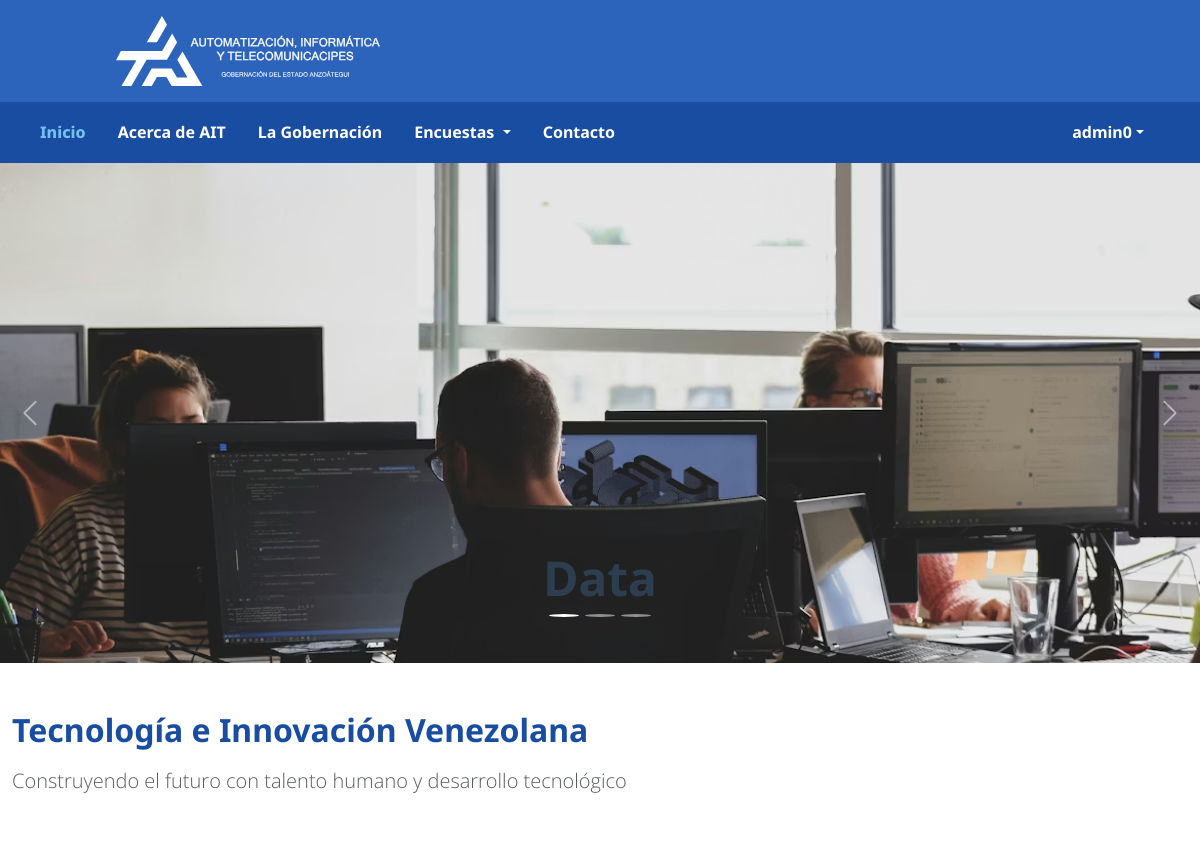
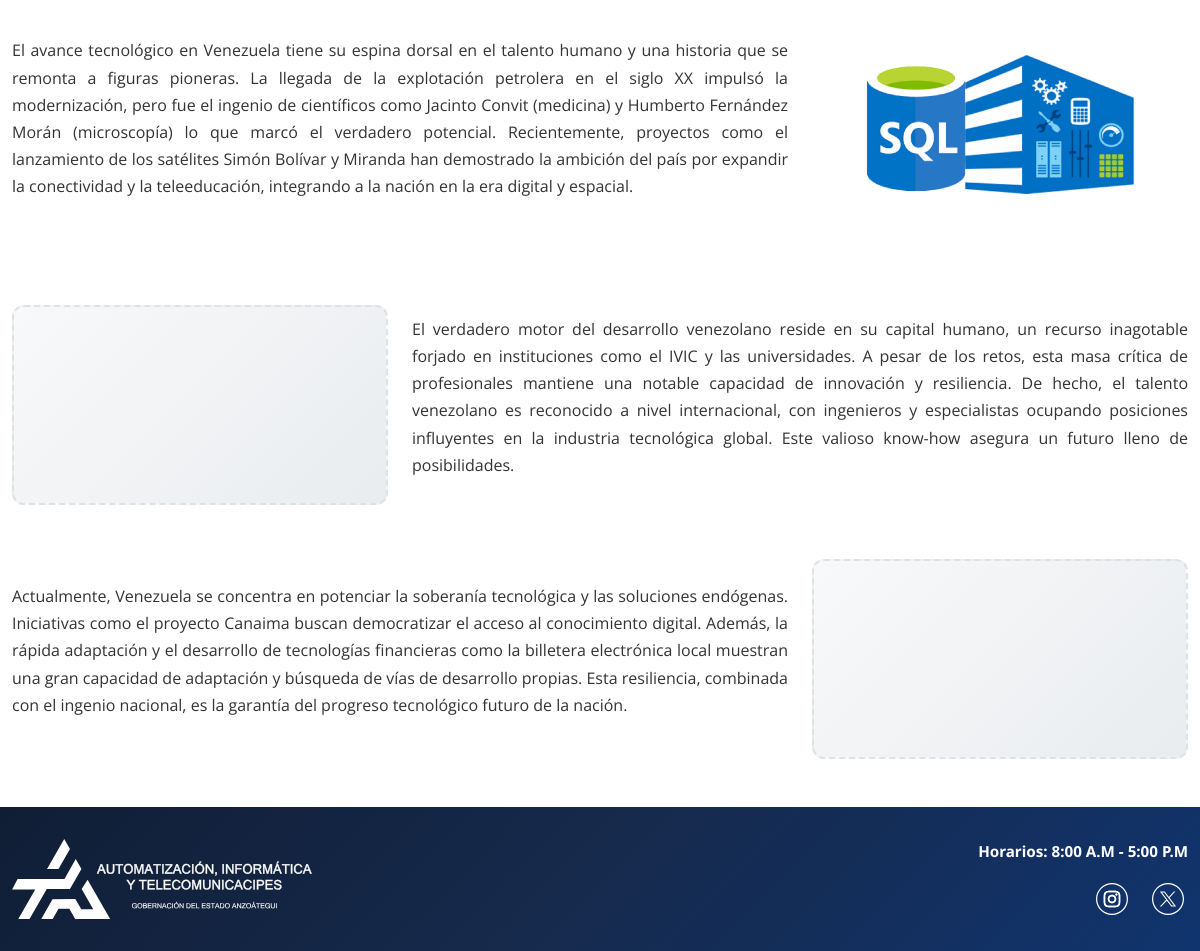
Screenshot of / (signed in) with the database file from the repository (2 pictures, top to bottom).
### model_poll/models.py (models this page shows, shortened)
class User(AbstractUser):
    full_name = models.CharField(max_length=255, blank=True, default='')
    profile_image = models.ImageField(upload_to='profiles/', blank=True, null=True)
    rol = models.ForeignKey(Rol, on_delete=models.SET_NULL, null=True, blank=True, related_name="usuarios")

class SiteContent(models.Model):
    class ContentType(models.TextChoices):
        HOME_IMAGE = 'HOME_IMAGE', 'Imagen de Inicio'
        ABOUT_IMAGE = 'ABOUT_IMAGE', 'Imagen de Acerca de'
        CAROUSEL_SLIDE = 'CAROUSEL_SLIDE', 'Slide del Carousel'
        LIVE_STREAM = 'LIVE_STREAM', 'Enlace de Transmisión en Vivo'
    content_type = models.CharField(max_length=20, choices=ContentType.choices)
    title = models.CharField(max_length=200, help_text="Título o descripción del contenido")
    image = models.ImageField(upload_to='content/', blank=True, null=True)
    link_url = models.URLField(blank=True, null=True, help_text="URL de redirección (opcional)")
    description = models.TextField(blank=True, null=True, help_text="Descripción adicional")
    is_active = models.BooleanField(default=True)
    order = models.PositiveIntegerField(default=0, help_text="Orden de visualización")
    created_by = models.ForeignKey(settings.AUTH_USER_MODEL, on_delete=models.SET_NULL, null=True)
    created_at = models.DateTimeField(auto_now_add=True)
    updated_at = models.DateTimeField(auto_now=True)
    class Meta:
        ordering = ['content_type', 'order']
        verbose_name = 'Contenido del Sitio'
        verbose_name_plural = 'Contenidos del Sitio'

### pages/views.py (the view)
# urls.py: 2. Add a URL to urlpatterns:  path('', views.home, name='home')
def home(request):
    home_images = SiteContent.objects.filter(content_type='HOME_IMAGE', is_active=True).order_by('order')
    carousel_slides = SiteContent.objects.filter(content_type='CAROUSEL_SLIDE', is_active=True).order_by('order')
    context = {
        'home_images': home_images,
        'carousel_slides': carousel_slides,
    }
    return render(request, 'pages/home.html', context)

### templates/pages/home.html (shortened to what this page needs)
{% extends "pages/layouts/_base.html" %}
{% load static %}
{% block content %}
    <div id="homeCarousel" class="carousel slide mb-5" data-bs-ride="carousel">
        {% if carousel_slides %}
        <div class="carousel-indicators">
            {% for slide in carousel_slides %}
            <button type="button" data-bs-target="#homeCarousel" data-bs-slide-to="{{ forloop.counter0 }}" {% if forloop.first %}class="active" aria-current="true"{% endif %} aria-label="Slide {{ forloop.counter }}"></button>
            {% endfor %}
        </div>
        <div class="carousel-inner">
            {% for slide in carousel_slides %}
            <div class="carousel-item {% if forloop.first %}active{% endif %}">
                {% if slide.image %}
                <img src="{{ slide.image.url }}" class="d-block w-100" alt="{{ slide.title }}" style="height: 500px; object-fit: cover;">
                {% else %}
                <div class="carousel-slide d-flex align-items-center justify-content-center">
                {% endif %}
                    <div class="carousel-caption d-none d-md-block">
                        <h2 class="display-5 fw-bold mb-3">{{ slide.title }}</h2>
                    </div>
            </div>
            {% endfor %}
        </div>
        {% endif %}
        <button class="carousel-control-prev" type="button" data-bs-target="#homeCarousel" data-bs-slide="prev">
            <span class="carousel-control-prev-icon" aria-hidden="true"></span>
        </button>
        <button class="carousel-control-next" type="button" data-bs-target="#homeCarousel" data-bs-slide="next">
            <span class="carousel-control-next-icon" aria-hidden="true"></span>
        </button>
    </div>
    <div class="container container-custom my-5">
        <div class="row mb-5">
            <div class="col-12">
                <div class="text-start">
                    <h1 class="display-4 fw-bold mb-3" style="color: #184da1;">Tecnología e Innovación Venezolana</h1>
                    <p class="lead text-muted">Construyendo el futuro con talento humano y desarrollo tecnológico</p>
                </div>
            </div>
        </div>
        <div class="row mb-5 align-items-center">
            <div class="col-lg-8">
                <div class="content-section">
                    <p class="text-justify">El avance tecnológico en Venezuela tiene su espina dorsal en el talento humano y una historia que se remonta a figuras pioneras. La llegada de la explotación petrolera en el siglo XX impulsó la modernización, pero fue el ingenio de científicos como Jacinto Convit (medicina) y Humberto Fernández Morán (microscopía) lo que marcó el verdadero potencial. Recientemente, proyectos como el lanzamiento de los satélites Simón Bolívar y Miranda han demostrado la ambición del país por expandir la conectividad y la teleeducación, integrando a la nación en la era digital y espacial.</p>
                </div>
            </div>
            <div class="col-lg-4">
                <div class="image-placeholder">
                    {% if home_images.0 %}
                    <img src="{{ home_images.0.image.url }}" class="img-fluid rounded" alt="{{ home_images.0.title }}">
                    {% else %}
                    <div class="placeholder-box d-flex align-items-center justify-content-center">
                        <i class="fas fa-history fa-3x text-muted"></i>
                    </div>
                    {% endif %}
                </div>
            </div>
        </div>
        <div class="row mb-5 align-items-center">
            <div class="col-lg-4 order-lg-1">
                <div class="image-placeholder">
                    {% if home_images.1 %}
                    <img src="{{ home_images.1.image.url }}" class="img-fluid rounded" alt="{{ home_images.1.title }}">
                    {% else %}
                    <div class="placeholder-box d-flex align-items-center justify-content-center">
                    </div>
                    {% endif %}
                </div>
            </div>
            <div class="col-lg-8 order-lg-2">
                <div class="content-section">
                    <p class="text-justify">El verdadero motor del desarrollo venezolano reside en su capital humano, un recurso inagotable forjado en instituciones como el IVIC y las universidades. A pesar de los retos, esta masa crítica de profesionales mantiene una notable capacidad de innovación y resiliencia. De hecho, el talento venezolano es reconocido a nivel internacional, con ingenieros y especialistas ocupando posiciones influyentes en la industria tecnológica global. Este valioso know-how asegura un futuro lleno de posibilidades.</p>
                </div>
            </div>
        </div>
        <div class="row mb-5 align-items-center">
            <div class="col-lg-8">
                <div class="content-section">
                    <p class="text-justify">Actualmente, Venezuela se concentra en potenciar la soberanía tecnológica y las soluciones endógenas. Iniciativas como el proyecto Canaima buscan democratizar el acceso al conocimiento digital. Además, la rápida adaptación y el desarrollo de tecnologías financieras como la billetera electrónica local muestran una gran capacidad de adaptación y búsqueda de vías de desarrollo propias. Esta resiliencia, combinada con el ingenio nacional, es la garantía del progreso tecnológico futuro de la nación.</p>
                </div>
            </div>
            <div class="col-lg-4">
                <div class="image-placeholder">
                    {% if home_images.2 %}
                    <img src="{{ home_images.2.image.url }}" class="img-fluid rounded" alt="{{ home_images.2.title }}">
                    {% else %}
                    <div class="placeholder-box d-flex align-items-center justify-content-center">
                    </div>
                    {% endif %}
                </div>
            </div>
        </div>
    </div>
{% endblock %}

### templates/pages/layouts/_base.html (shortened to what this page needs)
{% load static %}
<!DOCTYPE html>
<html lang="es">
<head>
    <link href="https://cdn.jsdelivr.net/npm/bootstrap@5.3.2/dist/css/bootstrap.min.css" rel="stylesheet">
    <link rel="stylesheet" href="{% static 'css/styles.css' %}">
</head>
<body>
    <header>
        <div class="svg-container">
            <img src="{% static 'SVG/AIT White lateral.svg' %}" class="svg_ait" alt="Logo AIT">
        </div>
    </header>
    <nav class="navbar navbar-expand-lg custom-navbar">
        <div class="container custom-nav-container">
            <div class="collapse navbar-collapse" id="navbarNav">
                <ul class="navbar-nav me-auto">
                    <li class="nav-item">
                        <a class="nav-link {% if request.resolver_match.url_name == 'home' %}active{% endif %}" href="{% url 'home' %}">Inicio</a>
                    </li>
                    <li class="nav-item">
                        <a class="nav-link {% if request.resolver_match.url_name == 'about' %}active{% endif %}" href="{% url 'about' %}">Acerca de AIT</a>
                    </li>
                    <li class="nav-item">
                        <a class="nav-link" href="https://anzoategui.gob.ve/">La Gobernación</a>
                    </li>
                    <li class="nav-item dropdown">
                        <a class="nav-link dropdown-toggle {% if 'poll' in request.resolver_match.url_name %}active{% endif %}" href="#" role="button" data-bs-toggle="dropdown">
                            Encuestas
                        </a>
                    </li>
                    <li class="nav-item">
                        <a class="nav-link {% if request.resolver_match.url_name == 'contact' %}active{% endif %}" href="{% url 'contact'%}">Contacto</a>
                    </li>
                </ul>
                <ul class="navbar-nav">
                    {% if user.is_authenticated %}
                        <li class="nav-item dropdown">
                            <a class="nav-link dropdown-toggle d-flex align-items-center" href="#" role="button" data-bs-toggle="dropdown">
                                <span class="d-none d-md-inline">{{ user.first_name|default:user.username }}</span>
                            </a>
                        </li>
                    {% else %}
                        <li class="nav-item">
                            <a class="nav-link" href="{% url 'login' %}">Iniciar Sesión</a>
                        </li>
                    {% endif %}
                </ul>
            </div>
        </div>
    </nav>
    {% block content %}
    {% endblock %}
    <footer class="custom-footer">
        <div class="container">
            <div class="row align-items-start">
                <div class="col-lg-4 col-md-12 text-center text-lg-start mb-3 mb-lg-0">
                    <img src="{% static 'SVG/AIT White lateral.svg' %}" class="svg_footer img-fluid" alt="Logo AIT">
                </div>
                <div class="col-lg-8 col-md-12">
                    <div class="text-end">
                        <ul class="list-unstyled footer-info mb-3">
                            <li class="mb-0">
                                Horarios: 8:00 A.M - 5:00 P.M
                            </li>
                        </ul>
                        <div class="d-flex justify-content-end gap-3">
                            <a href="https://www.instagram.com/aitanzoategui/" target="_blank" class="social-link">
                                <img src="{% static 'SVG/Instagram.svg' %}" alt="Instagram" class="social-icon">
                            </a>
                            <a href="https://x.com/aitanzoategui" target="_blank" class="social-link">
                                <img src="{% static 'SVG/XTwitter.svg' %}" alt="Twitter" class="social-icon">
                            </a>
                        </div>
                    </div>
                </div>
            </div>
        </div>
    </footer>
</body>
</html>

### static/css/styles.css (style rules this page uses)
* { margin: 0; padding: 0; box-sizing: border-box; }
body { font-family: 'Open Sans', Arial, sans-serif; font-weight: 400; line-height: 1.6; color: #333; }
.custom-footer { background: linear-gradient(135deg, #101e35 0%, #162a4d 50%, #10346e 100%) !important; padding: 2rem 0 !important; color: #ffffff !important; margin-top: 3rem !important; font-family: 'Noto Sans', sans-serif !important; font-weight: 700 !important; }
.custom-footer .container { max-width: 1250px !important; }
.svg_footer { max-width: 300px; height: auto; object-fit: contain; }
.footer-info { color: #ffffff !important; font-size: 0.95rem; text-align: right !important; }
.footer-info li { display: flex; align-items: center; justify-content: flex-end; color: #ffffff !important; }
.social-icon { width: 32px; height: 32px; transition: transform 0.3s ease; filter: brightness(0) invert(1); }
.social-link { text-decoration: none; }
.content-section { padding: 1rem 0; }
.text-justify { text-align: justify; line-height: 1.7; }
.image-placeholder { height: 100%; min-height: 200px; }
.placeholder-box { background: linear-gradient(135deg, #f8f9fa 0%, #e9ecef 100%); border: 2px dashed #dee2e6; border-radius: 12px; height: 200px; transition: all 0.3s ease; }
.carousel-indicators { bottom: 20px; }
.carousel-indicators button { width: 12px; height: 12px; border-radius: 50%; margin: 0 5px; }
.carousel-control-prev, .carousel-control-next { width: 5%; }
.carousel-control-prev-icon, .carousel-control-next-icon { width: 30px; height: 30px; }
.container-custom { max-width: 1220px !important; }
.custom-navbar { background: #184da1 !important; padding: 0.6rem 0 !important; }
.custom-nav-container { max-width: 1250px !important; margin: 0 auto !important; padding: 0 2rem !important; }
.navbar.custom-navbar .navbar-nav .nav-link { color: white !important; font-family: 'Noto Sans', sans-serif !important; font-weight: 700 !important; font-size: 1rem !important; margin-right: 1rem !important; transition: color 0.3s ease !important; }
.navbar.custom-navbar .navbar-nav .nav-link.active { color: #77bfee !important; font-weight: 800 !important; }
.svg-container { max-width: 1270px; margin: 0 auto; display: flex; justify-content: space-between; align-items: center; padding: 0 2rem; }
.svg_ait { width: 400px; height: 70px; object-fit: contain; vertical-align: middle; margin-left: 0; }
header { background: #2D64BB; color: white; padding: 1rem; text-align: center; }
h1, h2, h3, h4, h5, h6 { font-family: 'Noto Sans', sans-serif !important; font-weight: 200; }
h1 { font-size: 2rem !important; color: #184da1; }
h2 { color: #2c3e50; margin-bottom: 1rem; }
p { margin-bottom: 1rem; }
.social-link { display: inline-flex; align-items: center; justify-content: center; width: 40px; height: 40px; background: transparent; color: white; border-radius: 50%; text-decoration: none; transition: all 0.3s ease; }
html, body { margin: 0; padding: 0; overflow-x: hidden; }
body { min-height: 100vh; }
.custom-footer { margin-top: 0 !important; }

### rows the page displays
User: first_name "admin0"
SiteContent: image (picture), title "Data"
SiteContent: image (picture)
